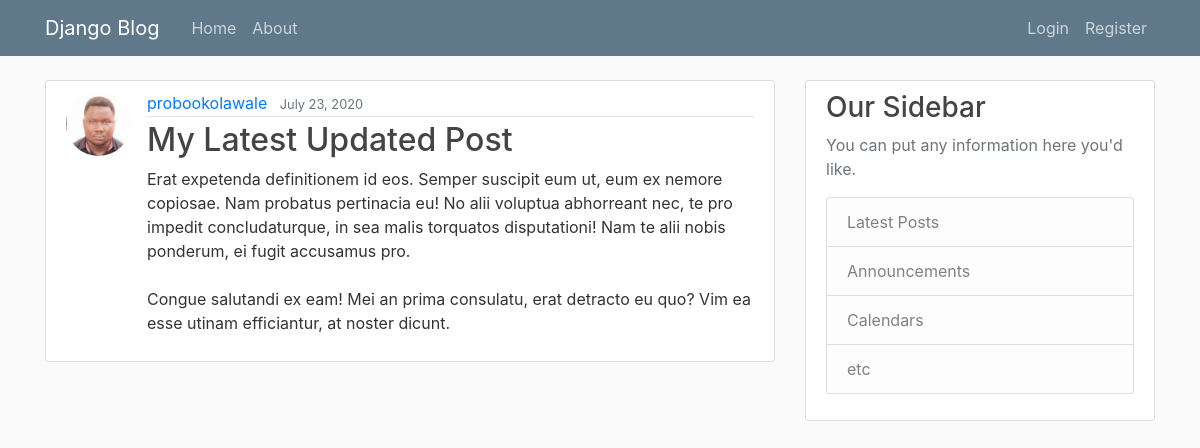
The app's page /post/38/ with its own data.
### blog/models.py (models this page shows, shortened)
class Post(models.Model):
    title = models.CharField(max_length=100)
    content = models.TextField()
    date_posted = models.DateTimeField(default=timezone.now)
    author = models.ForeignKey(User, on_delete=models.CASCADE)

### users/models.py (models this page shows, shortened)
class Profile(models.Model):
    user = models.OneToOneField(User, on_delete=models.CASCADE)
    image = models.ImageField(default="default.jpg", upload_to="profile_pics")

### blog/views.py (the view)
# urls.py: path('post/<int:pk>/', PostDetailView.as_view(), name="post-detail"),
class PostDetailView(DetailView):
    model = Post

### blog/Templates/blog/Post_detail.html (shortened to what this page needs)
{% extends "blog/base.html" %} {% block content %}
<article class="media content-section">
  <img
    class="rounded-circle article-img"
    src="{{post.author.profile.image.url}}"
    alt=""
  />
  <div class="media-body">
    <div class="article-metadata">
      <a class="mr-2" href="#">{{ object.author }}</a>
      <small class="text-muted">{{ object.date_posted|date:"F d, Y" }}</small>
    </div>
    <h2 class="article-title">{{ object.title }}</h2>
    <p class="article-content">{{ object.content }}</p>
  </div>
</article>
{% endblock content %}

### blog/static/blog/main.css (style rules this page uses)
body { background: #fafafa; color: #333333; margin-top: 5rem; }
h1, h2, h3, h4, h5, h6 { color: #444444; }
.content-section { background: #ffffff; padding: 10px 20px; border: 1px solid #dddddd; border-radius: 3px; margin-bottom: 20px; }
.article-title { color: #444444; }
.article-content { white-space: pre-line; }
.article-img { height: 65px; width: 65px; margin-right: 16px; }
.article-metadata { padding-bottom: 1px; margin-bottom: 4px; border-bottom: 1px solid #e3e3e3 }

### records on screen
Post: author.profile.image (picture), author "probookolawale", date_posted "July 23, 2020", title "My Latest Updated Post", content "Erat expetenda definitionem id eos. Semper suscipit eum ut, eum ex nemore copiosae. Nam probatus pertinacia eu! No alii voluptua abhorreant nec, te pro impedit concludaturque, in sea malis torquatos disputationi! Nam te alii nobis ponderum, ei fugit accusamus pro. Congue salutandi ex eam! Mei an prima consulatu, erat detracto eu quo? Vim ea esse utinam efficiantur, at noster dicunt."
